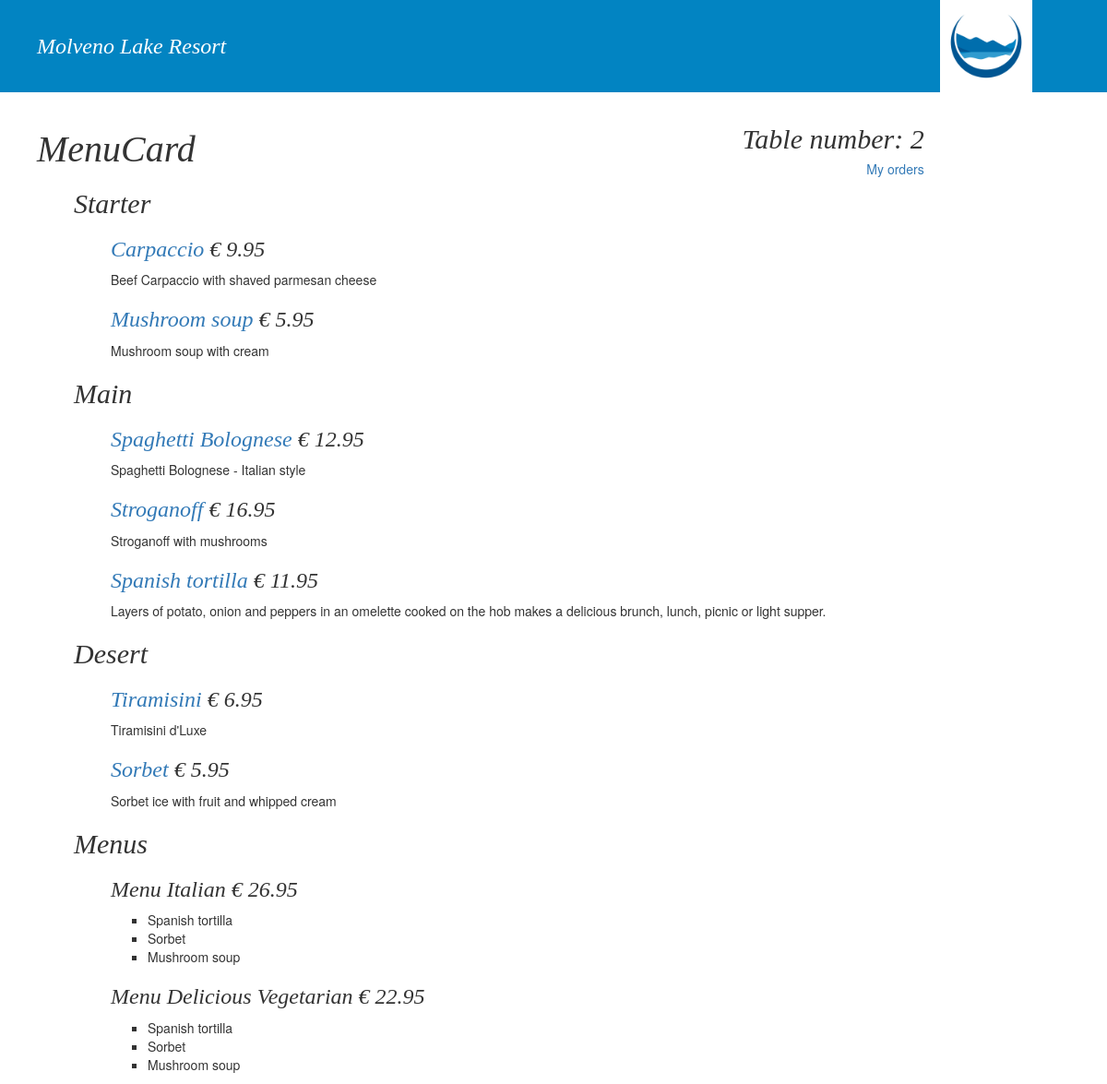
The app's page /menucard/2/ with its own data.
### restaurant/models.py (models this page shows, shortened)
class MenuItemAddition(models.Model):
    menu_card = models.ForeignKey(MenuCard, on_delete=models.CASCADE)
    menu_item = models.ForeignKey(MenuItem, on_delete=models.PROTECT)
    selling_price = models.DecimalField(max_digits=5, decimal_places=2, default=0)
    class Meta:
        verbose_name = 'Menu Item'
        verbose_name_plural = 'Menu items'

class MenuItem(models.Model):
    name = models.CharField(max_length=128)
    description = models.CharField(max_length=2000)
    menu_item_type = models.ForeignKey('MenuItemType',
                                       on_delete=models.PROTECT)
    course_type = models.ForeignKey('CourseType',
                                    on_delete=models.PROTECT)
    recipe = models.TextField()
    def __str__(self):
        return self.name + ' (' + str(self.course_type) + '), Suggested selling price: €' + str(self.suggested_selling_price) + ')'
    def _get_uplift(self):
        if self.course_type.course_type == 'Drink':
            value = 1.90
        else:
            value = 1.65
        return value
    uplift = property(_get_uplift)
    def _get_suggested_selling_price(self):
        r = 0
        allingredients = Ingredient.objects.filter(menu_item__in=MenuItem.objects.filter(name = self.name))
        for item in allingredients:
            if item.unit == 'KG' or item.unit == 'L' or item.unit == 'PCS':
                r += ((item.ingredient.price / item.ingredient.container_amount) * item.amount)
            if item.unit == 'G' or item.unit == 'ML':
                r += ((item.ingredient.price / item.ingredient.container_amount) * item.amount/1000)
            else:
                r += ((item.ingredient.price / item.ingredient.container_amount) * item.amount/1000000)
        return round(Decimal((float(r)*self.uplift)),2)
    suggested_selling_price = property(_get_suggested_selling_price)

class CourseType(models.Model):
    course_type = models.CharField(max_length=200)
    def __str__(self):
        return self.course_type

class MenuAddition(models.Model):
    menu_card = models.ForeignKey(MenuCard, on_delete=models.CASCADE)
    menu = models.ForeignKey(Menu, on_delete=models.PROTECT)
    selling_price = models.DecimalField(max_digits=5, decimal_places=2, default=0)
    class Meta:
        verbose_name = 'Menu'
        verbose_name_plural = 'Menus'

class Menu(models.Model):
    name = models.CharField(max_length=128)
    menu_items = models.ManyToManyField(MenuItem)
    def _get_suggested_selling_price(self):
        r = 0
        for item in self.menu_items.all():
            r += item.suggested_selling_price
        return round(Decimal(r),2)
    suggested_selling_price = property(_get_suggested_selling_price)

### restaurant/views.py (the view)
# urls.py: path('menucard/<int:table_id>/', views.MenuCardList.as_view(), name="menucard")
class MenuCardList(TemplateView):
    template_name = "restaurant/menucard_list.html"
    def get_course_types(self):
        types = [i for i in CourseType.objects.all()]
        return types
    def get_queryset_items(self):
        course_types = self.get_course_types()
        course_type_lists = []
        i = 0
        for course_type in course_types:
            i += 1
            c = MenuItemAddition.objects.filter(menu_item__course_type=i)
            course_type_lists.append(c)
        return course_type_lists
    def get_queryset_menus(self):
        return MenuAddition.objects.all()
    def get_menu_items_on_menus(self):
        menus = self.get_queryset_menus()
        menu_courses_list = []
        print("hello")
        i = 0
        for menu in menus:
            i += 1
            d = [m for m in menu.menu.menu_items.all()]
            print(d)
        print("menu course list:", menu_courses_list)
        return d
    def get_table_id(self, **kwargs):
        table_id = self.kwargs['table_id']
        return table_id
    def get_context_data(self, **kwargs):
        context = super().get_context_data(**kwargs)
        context['menucard_list'] = self.get_queryset_items()
        context["course_types"] = self.get_course_types()
        context['menu_types'] = self.get_queryset_menus()
        context['table_id'] = self.get_table_id()
        context['menu_courses'] = self.get_menu_items_on_menus()
        self.request.session['table_id'] = self.get_table_id()
        return context

### restaurant/templates/restaurant/menucard_list.html
{% extends 'restaurant/base.html' %}
{% block content %}
    <div class="text-right">
      <div class="molvenobrush text-medium"> Table number: {{table_id}}</div>
      <a href="{% url 'restaurant:orders' %}">My orders</a>
    </div>
      <h1 class="molvenobrush">MenuCard</h1>
      <ul id="menu-items">
        {% for course in menucard_list %}
          {% if course %}
            <li class="no-bullets"><h2 class="molvenobrush">{{ course.0.menu_item.course_type }}</h2></li>
              <ul>
                {% for dish in course %}
                  <li class="no-bullets">
                    <h3 class="molvenobrush">
                      <a href="{% url 'restaurant:menu_item' dish.menu_item.id %}">{{ dish.menu_item.name }}</a>
                      <span> € {{dish.selling_price}}</span>
                    </h3>
                    <p>{{dish.menu_item.description}}</p>
                  </li>
                {% endfor %}
              </ul>
          {% endif %}
        {%empty%}
          <li>No menu items.</li>
      {%endfor%}
    </ul>
    <ul id="menus">
      <li class="no-bullets"> <h2 class="molvenobrush">Menus</h2></li>
      <ul>
        {% for type in menu_types %}
        <li class="no-bullets">
          <h3 class="molvenobrush">
            <span> {{type.menu.name}}</span>
            <span> € {{type.selling_price}}</span>
          </h3>
          <ul>
            {% for d in menu_courses %}
            <li>{{d.name}}</li>
            {% endfor %}</ul>
        </li>
        {% endfor %}
      </ul>
    </ul>
  </div>
{% endblock %}

### restaurant/static/restaurant/style/base.css (style rules this page uses)
.molvenobrush { font-family: "Brush Script MT", cursive; font-style: italic; font-variant: normal; font-weight: 400; }
h1 { font-family: "Brush Script MT", cursive; font-style: italic; font-variant: normal; font-weight: 400; }
h1.molvenobrush, .text-big { font-size: 40px; }
h2.molvenobrush, .text-medium { font-size: 30px; }
h3.molvenobrush, .text-small { font-size: 24px; }
li.no-bullets { list-style: none; }
.text-right { float: right; }

### records on screen
MenuItemAddition: menu_item.course_type "Starter", menu_item.name "Carpaccio", selling_price "9.95", menu_item.description "Beef Carpaccio with shaved parmesan cheese"
MenuItemAddition: menu_item.name "Mushroom soup", selling_price "5.95", menu_item.description "Mushroom soup with cream"
MenuItemAddition: menu_item.course_type "Main", menu_item.name "Spaghetti Bolognese", selling_price "12.95", menu_item.description "Spaghetti Bolognese - Italian style"
MenuItemAddition: menu_item.name "Stroganoff", selling_price "16.95", menu_item.description "Stroganoff with mushrooms"
MenuItemAddition: menu_item.name "Spanish tortilla", selling_price "11.95", menu_item.description "Layers of potato, onion and peppers in an omelette cooked on the hob makes a delicious brunch, lunch, picnic or light supper."
MenuItemAddition: menu_item.course_type "Desert", menu_item.name "Tiramisini", selling_price "6.95", menu_item.description "Tiramisini d'Luxe"
MenuItemAddition: menu_item.name "Sorbet", selling_price "5.95", menu_item.description "Sorbet ice with fruit and whipped cream"
MenuAddition: menu.name "Menu Italian", selling_price "26.95"
MenuItem: name "Spanish tortilla"
MenuItem: name "Sorbet"
MenuItem: name "Mushroom soup"
MenuAddition: menu.name "Menu Delicious Vegetarian", selling_price "22.95"

### other values on screen
{{ table_id }} "2"
